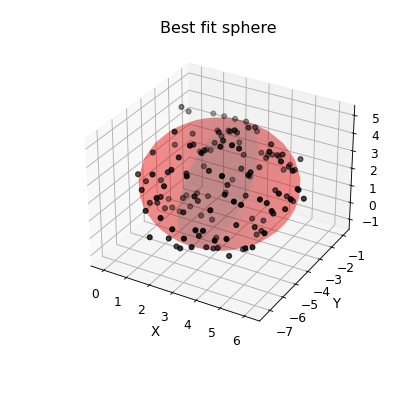

The Python source for this figure:
"""Fit a sphere with curve_fit."""
from Stoner import Data
from numpy import sin, cos, pi, column_stack, zeros_like, ones_like, meshgrid, linspace
from numpy.random import normal, uniform
import matplotlib.pyplot as plt


def transform(r, q, p):
    """Converts from spherical to cartesian co-ordinates."""
    x = r * sin(q) * cos(p)
    y = r * sin(q) * sin(p)
    z = r * cos(q)
    return x, y, z


def sphere(coords, a, b, c, r):
    """Returns zero if (x,y,z) lies on a sphere centred at (a,b,c) with radius r."""
    x, y, z = coords
    return (x - a) ** 2 + (y - b) ** 2 + (z - c) ** 2 - r ** 2


# Create some points approximately spherical distribution
p = uniform(low=-pi / 2, high=pi / 2, size=250)
q = uniform(low=-pi, high=pi, size=250)
r = normal(loc=3.0, size=250, scale=0.5)

x, y, z = transform(r, q, p)

x += 3.0
y -= 4.0
z += 2.0

# Construct the  DataFile object
d = Data(column_stack((x, y, z)), setas="xyz", filename="Best fit sphere")
d.template.fig_width = 5.2
d.template.fig_height = 5.0  # Square aspect ratio
d.plot_xyz(plotter="scatter")

# curve_fit does the hard work
popt, pcov = d.curve_fit(sphere, (0, 1, 2), zeros_like(d.x))

# This manually constructs the best fit sphere
a, b, c, r = popt
p = linspace(-pi / 2, pi / 2, 16)
q = linspace(-pi, pi, 31)
P, Q = meshgrid(p, q)
R = ones_like(P) * r
x, y, z = transform(R, Q, P)
x += a
y += b
z += c

ax = plt.gca(projection="3d")
ax.plot_surface(x, y, z, rstride=1, cstride=1, color=(1.0, 0.0, 0.0, 0.25), linewidth=0)
plt.draw()
